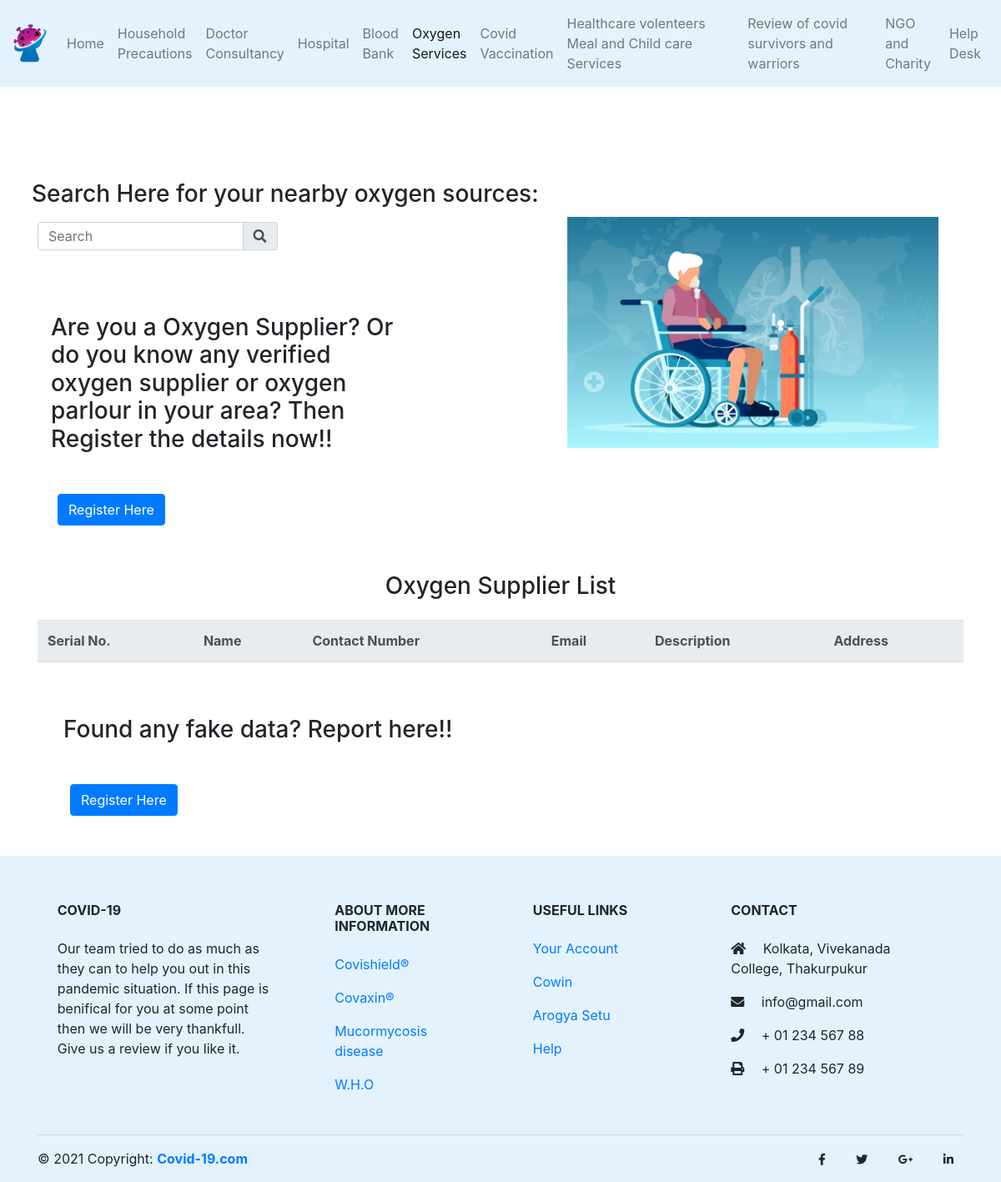
Page /frontend/oxygen.php on the earlier database version.
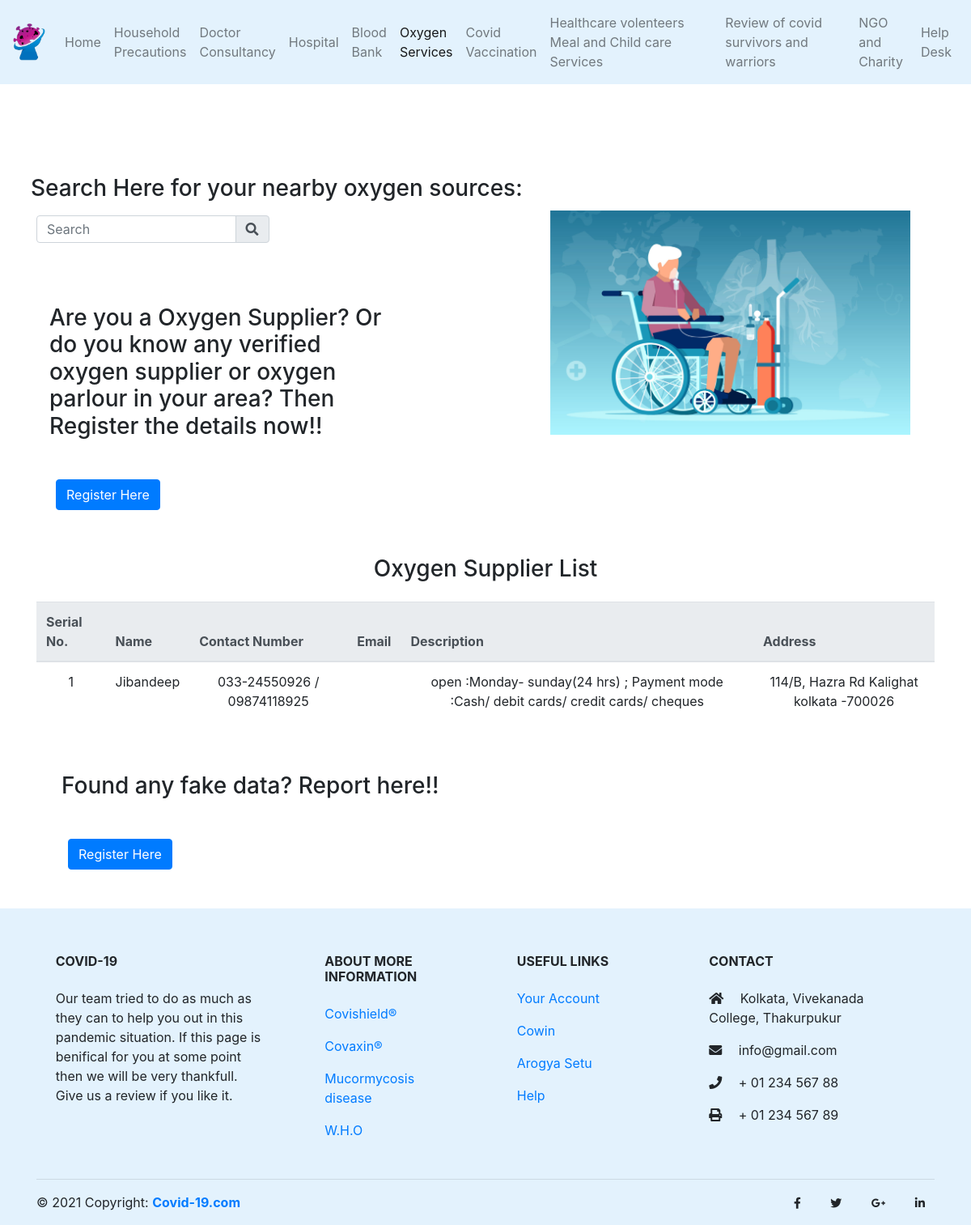
Same page on the later database version.
### tables this page shows
CREATE TABLE `service_providers` (
  `id` int(23) NOT NULL,
  `service_id` int(23) NOT NULL,
  `name` varchar(255) NOT NULL,
  `contact` varchar(255) NOT NULL,
  `email` varchar(255) NOT NULL,
  `description` varchar(255) NOT NULL,
  `address` varchar(255) NOT NULL
);

### frontend/oxygen.php (the view, shortened to what the changed rows need)
<?php
include("connection.php");?>
<!DOCTYPE html>
<html>
<head>
  <link rel="stylesheet" href="https://maxcdn.bootstrapcdn.com/bootstrap/4.0.0/css/bootstrap.min.css"
>
  <link rel="stylesheet" href="https://cdnjs.cloudflare.com/ajax/libs/font-awesome/5.15.3/css/brands.min.css"
 />
  <link rel="stylesheet" href="https://cdnjs.cloudflare.com/ajax/libs/font-awesome/5.15.3/css/all.min.css"
 />
  <link rel="stylesheet" href="css/styles.css">
</head>
<body>
  <div class="container  pt-2">
    <div class="container  mt-5">
      <div class="row mt-3">
        <table class="table">
          <thead class="thead-light">
            <tr>
              <th scope="col">Serial No.</th>
                    <th scope="col">Name</th>
                    <th scope="col">Contact Number</th>
                    <th scope="col">Email</th>
                    <th scope="col">Description</th>
                     <th scope="col">Address</th>
            </tr>
          </thead>
          <tbody>
           <?php
    $sql = "SELECT * FROM `service_providers` WHERE `service_id`=1";
    $result = mysqli_query($link,$sql);
    if(mysqli_num_rows($result) > 0)
    {
      $count=1;
      while($row = mysqli_fetch_assoc($result))
      {
        echo "<tr>";
       echo "<td align = 'center'>".$count."</td>";
        echo "<td align = 'center'>".$row["name"]."</td>";
        echo "<td align = 'center'>".$row["contact"]."</td>";
        echo "<td align = 'center'>".$row["email"]."</td>";
        echo "<td align = 'center'>".$row["description"]."</td>";
        echo "<td align = 'center'>".$row["address"]."</td>";
        echo "</tr>";
        $count++;
      }
    }
     ?>
          </tbody>
        </table>
      </div>
    </div>
  </div>
</body>
</html>

Differences in the rows shown:
added service_providers: name "Jibandeep", contact "033-24550926 / 09874118925", description "open :Monday- sunday(24 hrs) ; Payment mode :Cash/ debit cards/ credit cards/ cheques", address "114/B, Hazra Rd Kalighat kolkata -700026"
